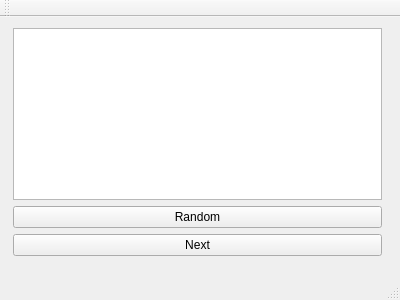
<?xml version="1.0" encoding="UTF-8"?>
<ui version="4.0">
 <class>MainWindow</class>
 <widget class="QMainWindow" name="MainWindow">
  <property name="geometry">
   <rect>
    <x>0</x>
    <y>0</y>
    <width>400</width>
    <height>300</height>
   </rect>
  </property>
  <property name="sizePolicy">
   <sizepolicy hsizetype="Fixed" vsizetype="Fixed">
    <horstretch>0</horstretch>
    <verstretch>0</verstretch>
   </sizepolicy>
  </property>
  <property name="minimumSize">
   <size>
    <width>400</width>
    <height>300</height>
   </size>
  </property>
  <property name="maximumSize">
   <size>
    <width>400</width>
    <height>300</height>
   </size>
  </property>
  <property name="windowTitle">
   <string>MainWindow</string>
  </property>
  <widget class="QWidget" name="centralWidget">
   <property name="sizePolicy">
    <sizepolicy hsizetype="Fixed" vsizetype="Fixed">
     <horstretch>0</horstretch>
     <verstretch>0</verstretch>
    </sizepolicy>
   </property>
   <widget class="QWidget" name="verticalLayoutWidget">
    <property name="geometry">
     <rect>
      <x>2</x>
      <y>0</y>
      <width>391</width>
      <height>250</height>
     </rect>
    </property>
    <layout class="QVBoxLayout" name="verticalLayout">
     <item>
      <widget class="QTextBrowser" name="textBrowser">
       <property name="sizePolicy">
        <sizepolicy hsizetype="Expanding" vsizetype="Expanding">
         <horstretch>0</horstretch>
         <verstretch>0</verstretch>
        </sizepolicy>
       </property>
      </widget>
     </item>
     <item>
      <widget class="QPushButton" name="randomButton">
       <property name="text">
        <string>Random</string>
       </property>
      </widget>
     </item>
     <item>
      <widget class="QPushButton" name="nextButton">
       <property name="text">
        <string>Next</string>
       </property>
      </widget>
     </item>
    </layout>
   </widget>
  </widget>
  <widget class="QMenuBar" name="menuBar">
   <property name="geometry">
    <rect>
     <x>0</x>
     <y>0</y>
     <width>400</width>
     <height>19</height>
    </rect>
   </property>
  </widget>
  <widget class="QToolBar" name="mainToolBar">
   <attribute name="toolBarArea">
    <enum>TopToolBarArea</enum>
   </attribute>
   <attribute name="toolBarBreak">
    <bool>false</bool>
   </attribute>
  </widget>
  <widget class="QStatusBar" name="statusBar"/>
 </widget>
 <layoutdefault spacing="6" margin="11"/>
 <resources/>
 <connections/>
</ui>
